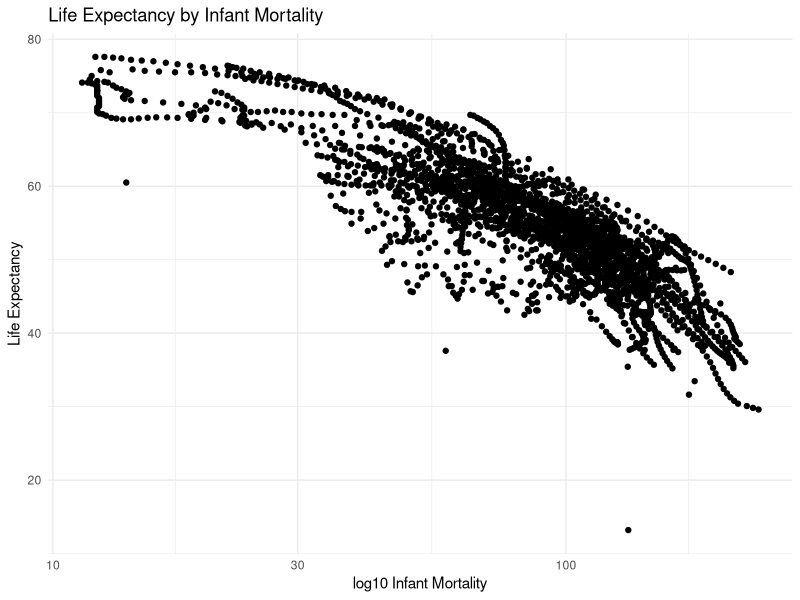
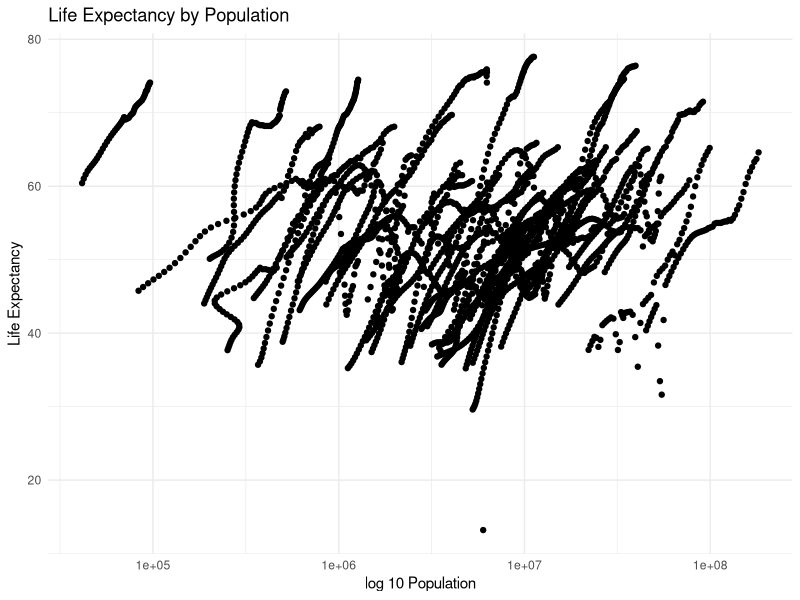
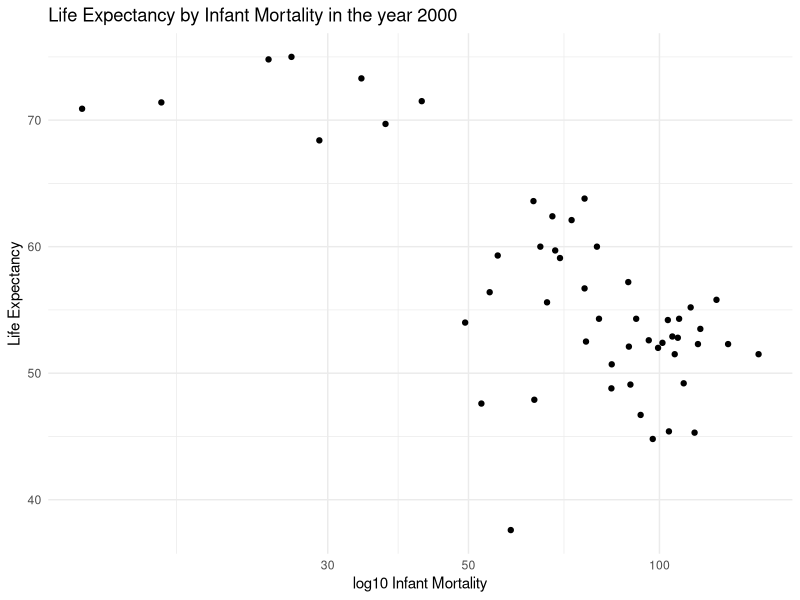

Generate these figures, in order, with R: (Note: this script raises an error after producing the figures.)
## ---- chunk 1
library(dslabs) #data source
library(readxl) #for loading Excel files
library(dplyr) #for data processing/cleaning
library(tidyr) #for data processing/cleaning
library(skimr) #for nice visualization of data 
library(here) #to set paths
library(ggplot2) #figures
## ---- chunk 2
help(gapminder) #look at help file for gapminder data
str(gapminder) #get an overview of data structure
summary(gapminder) #get a summary of data
class(gapminder) #determine the type of object gapminder is
## ---- chunk 3
africadata <- gapminder %>%
  filter(continent == "Africa") #assigns only the African countries to a new object/variable called africadata
print(africadata)
str(africadata) 
summary(africadata)
## ---- chunk 4
d_im_le <- africadata %>%
  select(infant_mortality, life_expectancy)#create new dataset 1
d_pl_le <- africadata %>%
  select(population, life_expectancy)#create new dataset 2
str(d_im_le) 
summary(d_im_le)
str(d_pl_le) 
summary(d_pl_le)
## ---- chunk 5
p1 <- d_im_le %>% ggplot(aes(x=infant_mortality, y=life_expectancy)) + 
  geom_point() +
  theme_minimal() +
  scale_x_log10() +
  labs(title = "Life Expectancy by Infant Mortality",
       x = "log10 Infant Mortality",
       y = "Life Expectancy")
plot(p1)
## ---- chunk 6
p2 <- d_pl_le %>% ggplot(aes(x=population, y=life_expectancy)) + 
  geom_point() +
  theme_minimal() +
  scale_x_log10() +
  labs(title = "Life Expectancy by Population",
       x = "log 10 Population",
       y = "Life Expectancy")
plot(p2)
## ---- chunk 7
missing_years <- unique(africadata[is.na(africadata$infant_mortality), "year"])
print(missing_years)
## ---- chunk 8
africadata_2000 <- africadata %>%
  filter(year == "2000")
print(africadata_2000)
str(africadata_2000) 
summary(africadata_2000)
## ---- chunk 9
p3 <- africadata_2000 %>% ggplot(aes(x=infant_mortality, y=life_expectancy)) + 
  geom_point() +
  theme_minimal() +
  scale_x_log10() +
  labs(title = "Life Expectancy by Infant Mortality in the year 2000",
       x = "log10 Infant Mortality",
       y = "Life Expectancy")
plot(p3)
## ---- chunk 10
fit1 <- lm(life_expectancy ~ infant_mortality, data = africadata_2000)
summary(fit1)
fit1_file = here("coding-exercise","results", "simple-fits", "fit1.rds")
saveRDS(fit1, file = fit1_file)
fit2 <- lm(life_expectancy ~ population, data = africadata_2000)
summary(fit2)
fit2_file = here("coding-exercise","results", "simple-fits", "fit2.rds")
saveRDS(fit2, file = fit2_file)
